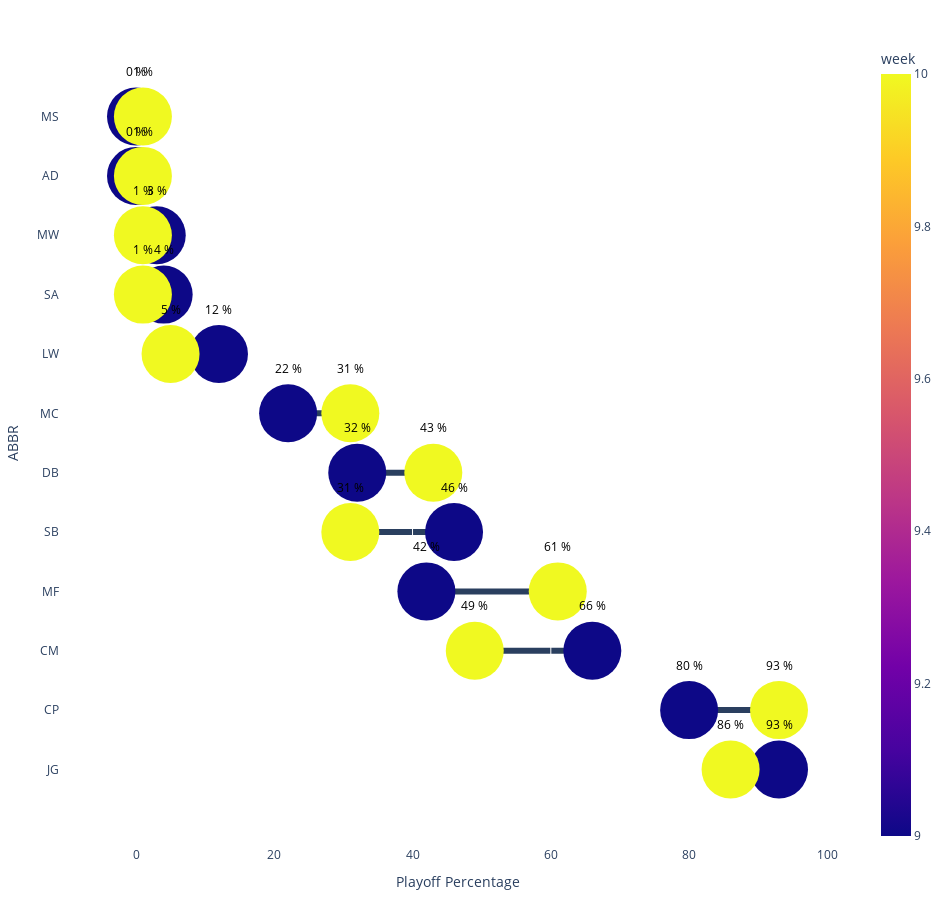

Notebook cell for this chart:
### Code cell
#create a dictionary to color each country
color_week = dict(zip(list_week,pal_))

import plotly.express as px
fig = px.scatter(result, x='Percent', y='ABBR', color='week',
                 text = [str(i)+' %' for i in result.Percent],
                 opacity=1,
                 color_discrete_map=color_abbr)

fig.update_layout(width = 950, height = 900, plot_bgcolor = 'white',
                  margin = dict(t=40, l=20, r=20, b=20),
                  yaxis={'categoryorder':'total descending'},
                  legend=dict(title='WEEK'),
                  showlegend=True)

for c in list_abbr:
    df = result[result['ABBR']==c]
    fig.add_shape(type="line", layer="below",
                  line=dict(color=color_week.get(c), width=6),
                  y0=c, x0=list(df.Percent)[0],
                  y1=c, x1=list(df.Percent)[1])

    fig.update_traces(textposition='top center', marker={'size':58},
                  textfont=dict(color='black'))
fig.update_yaxes(title='ABBR', visible=True, showgrid =False)
fig.update_xaxes(title='Playoff Percentage', visible=True) 
fig.show()

### Figure 1 — Plotly figure (JSON) as saved in the notebook; plotly's stock layout.template omitted (floating-point values rounded to 4 significant figures)
{"data": [{"hovertemplate": "Percent=%{x}<br>ABBR=%{y}<br>text=%{text}<br>week=%{marker.color}<extra></extra>", "legendgroup": "", "marker": {"color": [9, 9, 9, 9, 9, 9, 9, 9, 9, 9, 9, 9, 10, 10, 10, 10, 10, 10, 10, 10, 10, 10, 10, 10], "coloraxis": "coloraxis", "opacity": 1, "size": 58, "symbol": "circle"}, "mode": "markers+text", "name": "", "orientation": "h", "showlegend": false, "text": ["0 %", "66 %", "80 %", "32 %", "93 %", "12 %", "22 %", "42 %", "0 %", "3 %", "4 %", "46 %", "1 %", "49 %", "93 %", "43 %", "86 %", "5 %", "31 %", "61 %", "1 %", "1 %", "1 %", "31 %"], "textfont": {"color": "black"}, "textposition": "top center", "type": "scatter", "x": [0, 66, 80, 32, 93, 12, 22, 42, 0, 3, 4, 46, 1, 49, 93, 43, 86, 5, 31, 61, 1, 1, 1, 31], "xaxis": "x", "y": ["AD", "CM", "CP", "DB", "JG", "LW", "MC", "MF", "MS", "MW", "SA", "SB", "AD", "CM", "CP", "DB", "JG", "LW", "MC", "MF", "MS", "MW", "SA", "SB"], "yaxis": "y"}], "layout": {"coloraxis": {"colorbar": {"title": {"text": "week"}}, "colorscale": [[0, "#0d0887"], [0.1111, "#46039f"], [0.2222, "#7201a8"], [0.3333, "#9c179e"], [0.4444, "#bd3786"], [0.5556, "#d8576b"], [0.6667, "#ed7953"], [0.7778, "#fb9f3a"], [0.8889, "#fdca26"], [1, "#f0f921"]]}, "height": 900, "legend": {"title": {"text": "WEEK"}, "tracegroupgap": 0}, "margin": {"b": 20, "l": 20, "r": 20, "t": 40}, "plot_bgcolor": "white", "shapes": [{"layer": "below", "line": {"width": 6}, "type": "line", "x0": 0, "x1": 1, "y0": "AD", "y1": "AD"}, {"layer": "below", "line": {"width": 6}, "type": "line", "x0": 66, "x1": 49, "y0": "CM", "y1": "CM"}, {"layer": "below", "line": {"width": 6}, "type": "line", "x0": 80, "x1": 93, "y0": "CP", "y1": "CP"}, {"layer": "below", "line": {"width": 6}, "type": "line", "x0": 32, "x1": 43, "y0": "DB", "y1": "DB"}, {"layer": "below", "line": {"width": 6}, "type": "line", "x0": 93, "x1": 86, "y0": "JG", "y1": "JG"}, {"layer": "below", "line": {"width": 6}, "type": "line", "x0": 12, "x1": 5, "y0": "LW", "y1": "LW"}, {"layer": "below", "line": {"width": 6}, "type": "line", "x0": 22, "x1": 31, "y0": "MC", "y1": "MC"}, {"layer": "below", "line": {"width": 6}, "type": "line", "x0": 42, "x1": 61, "y0": "MF", "y1": "MF"}, {"layer": "below", "line": {"width": 6}, "type": "line", "x0": 0, "x1": 1, "y0": "MS", "y1": "MS"}, {"layer": "below", "line": {"width": 6}, "type": "line", "x0": 3, "x1": 1, "y0": "MW", "y1": "MW"}, {"layer": "below", "line": {"width": 6}, "type": "line", "x0": 4, "x1": 1, "y0": "SA", "y1": "SA"}, {"layer": "below", "line": {"width": 6}, "type": "line", "x0": 46, "x1": 31, "y0": "SB", "y1": "SB"}], "showlegend": true, "width": 950, "xaxis": {"anchor": "y", "domain": [0, 1], "title": {"text": "Playoff Percentage"}, "visible": true}, "yaxis": {"anchor": "x", "categoryorder": "total descending", "domain": [0, 1], "showgrid": false, "title": {"text": "ABBR"}, "visible": true}}}
